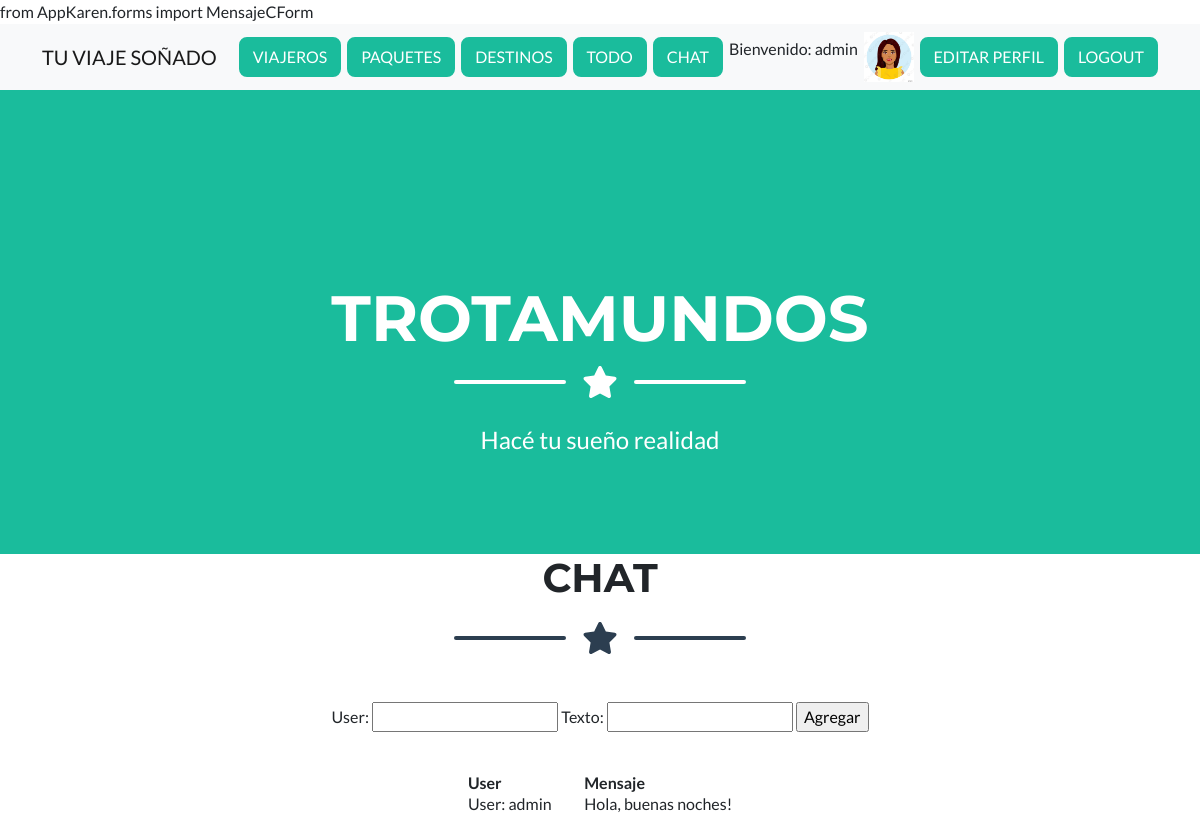
The page /AppKaren/chat/ (signed in) on the database as committed earlier.
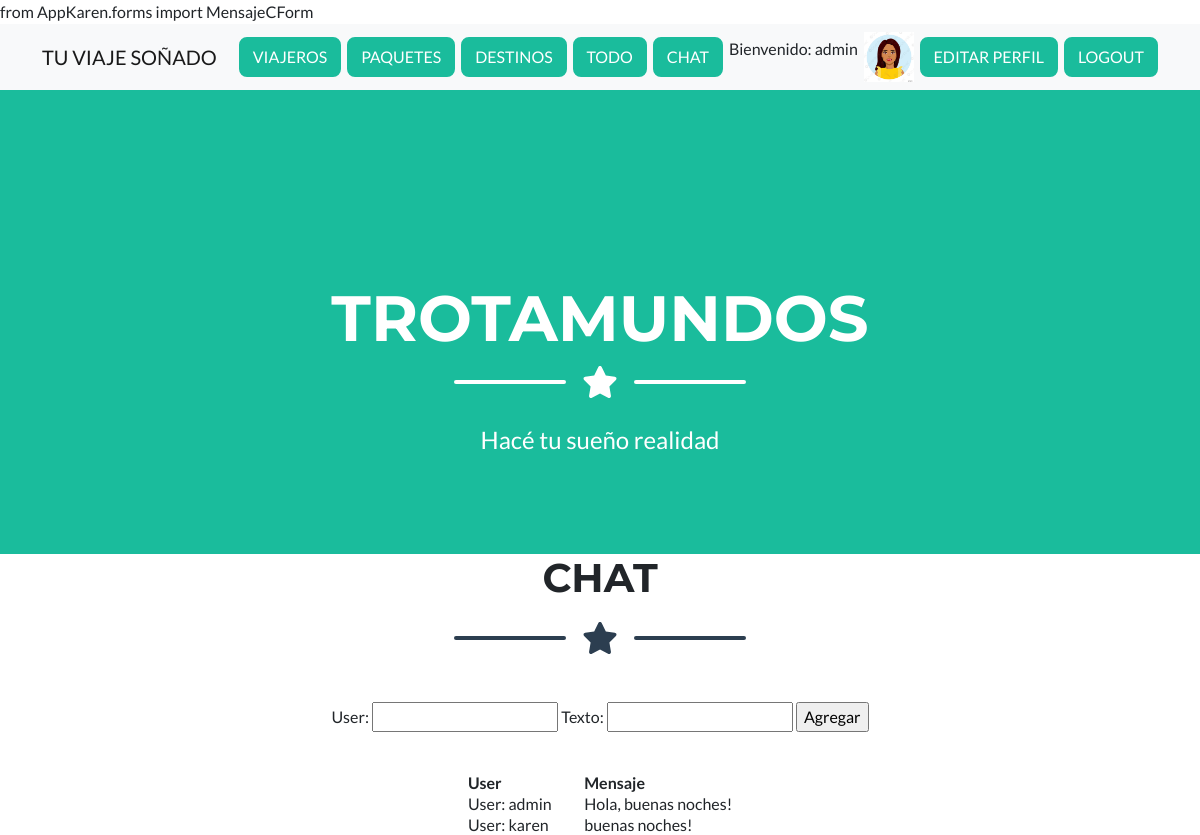
The same page on the database as committed later.
### AppKaren/models.py (models this page shows, shortened)
class Mensaje(models.Model):
    user= models.CharField(max_length=50)
    texto= models.CharField(max_length=150)

### AppKaren/views.py (the view)
# urls.py: path('chat/', chat, name="chat")
@login_required
def chat(request):
    if request.method =="POST":
        form = MensajeCForm(request.POST)
        if form.is_valid():
            mensaje = Mensaje()
            mensaje.user = form.cleaned_data["user"]
            mensaje.texto = form.cleaned_data["texto"]
            mensaje.save()
            form = MensajeCForm()
    else:
        form = MensajeCForm()
    mensajes = Mensaje.objects.all()
    avatar= Avatar.objects.filter(user=request.user.id)[0].imagen.url
    return render(request, "AppKaren/chat.html", {"mensajes": mensajes, "form": form, "avatar":avatar})

### AppKaren/forms.py
class MensajeCForm(forms.Form):
    user= forms.CharField(max_length=50)
    texto= forms.CharField(max_length=150)

### AppKaren/templates/AppKaren/chat.html (shortened to what this page needs)
{% extends "AppKaren/padre.html" %}
{% load static %}
    {% block contenido_que_cambia %}
    <center><h1>CHAT</h1></center>
        <div class="divider-custom">
            <div class="divider-custom-line"></div>
            <div class="divider-custom-icon"><i class="fas fa-star"></i></div>
            <div class="divider-custom-line"></div>
        </div> <br>
        <center><form action="" method="post">
            {{form}}
            <input type="submit" value="Agregar">
        </form></center>
        <br>
        <center><table>
            <thead>
                <th>User </th>
                <td>&nbsp;</td>
                <td>&nbsp;</td>
                <td>&nbsp;</td>
                <td>&nbsp;</td>
                <td>&nbsp;</td>
                <td>&nbsp;</td>
                <th>Mensaje </th>
            </thead>
            <tbody>
                {% for mensaje in mensajes %}
                <tr>
                    <td>
                    User: {{mensaje.user}}
                    </td>
                <td>&nbsp;</td>
                <td>&nbsp;</td>
                <td>&nbsp;</td>
                <td>&nbsp;</td>
                <td>&nbsp;</td>
                <td>&nbsp;</td>
                    <td>
                    {{mensaje.texto}}
                    </td>
                </tr>
                {% endfor %}
{% endblock %}

### AppKaren/templates/AppKaren/padre.html (shortened to what this page needs)
<!DOCTYPE html>
<html lang="en">
    <head>
        {% load static %}
        <nav class="navbar navbar-light bg-light static-top">
            <div class="container">
                <a class="navbar-brand" href="{% url 'inicioApp' %}">TU VIAJE SOÑADO</a>
                {% if user.is_authenticated %}
                <a class="btn btn-primary" href="{% url 'viajeros' %}">VIAJEROS</a>
                <a class="btn btn-primary" href="{% url 'paquetes' %}">PAQUETES</a>
                <a class="btn btn-primary" href="{% url 'destinos' %}">DESTINOS</a>
                <a class="btn btn-primary" href="{% url 'todo' %}">TODO</a>
                <a class="btn btn-primary" href="{% url 'chat' %}">CHAT</a>
                <p>Bienvenido: {{ user.username }}</p>
                <img src="{{ avatar }}" alt="Avatar" style="width:50px;height:50px;"/>
                <a class="btn btn-primary" href="{% url 'editarPerfil' %}">EDITAR PERFIL</a>
                <a class="btn btn-primary" href="{% url 'logout' %}">LOGOUT</a>
                {% else %}
                <a class="btn btn-primary" href="{% url 'login' %}">LOGIN</a>
                <a class="btn btn-danger" href="{% url 'register' %}">REGISTER</a>
                {% endif %}
            </div>
        </nav>
        <link href="{% static 'AppKaren/css/styles.css' %}" rel="stylesheet" />
    </head>
    <body id="page-top">
        <header class="masthead bg-primary text-white text-center">
            <div class="container d-flex align-items-center flex-column">
                <h1 class="masthead-heading text-uppercase mb-0">Trotamundos</h1>
                <div class="divider-custom divider-light">
                    <div class="divider-custom-line"></div>
                    <div class="divider-custom-icon"><i class="fas fa-star"></i></div>
                    <div class="divider-custom-line"></div>
                </div>
                <p class="masthead-subheading font-weight-light mb-0">Hacé tu sueño realidad</p>
            </div>
        </header>
        {% block contenido_que_cambia %}
            {% endblock %}

Rows that differ between the two databases and show on the page:
added Mensaje: user "karen", texto "buenas noches!"
